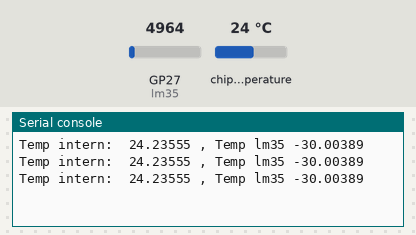
The program below on a simulated Raspberry Pi Pico running MicroPython. On the bench: the last lines printed to the serial console. The test bench sets the inputs (shaded band); at power-on: chip temperature 24 °C, GP27 (lm35) = 4964 (analog values on the 0–65535 scale).

Above: at 1.2 s.
1.3 s: chip temperature set to 1 °C
At 1.9 s:
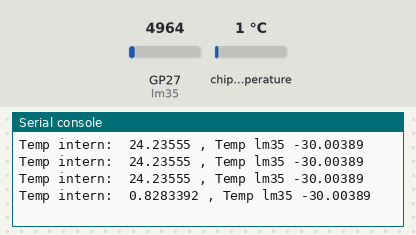
2.8 s: GP27 (lm35) set to 5956
At 3.4 s:
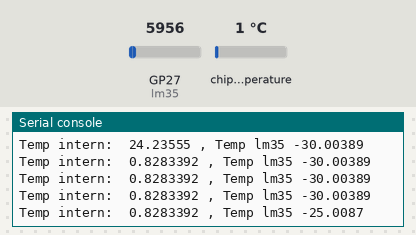
4.3 s: chip temperature set to 11 °C
At 4.9 s:
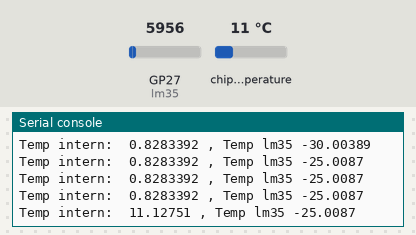
5.8 s: GP27 (lm35) set to 6949
At 6.4 s:
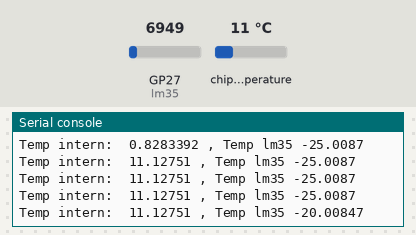
Timing chart, 0 to 8.3 s (numbered marks = the images above; inputs shaded):
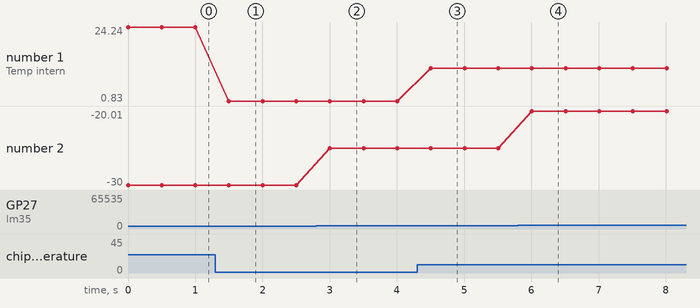

The program:

04_ejemplo_02_sensor_temperatura_LM35.py
```python
# primero mostar la hoja de especificaciones de LM35 y como es la configuracion de sus patitas
# el propósito de este codigo es comparar la lectura de LM35 con el sensor interno de temperatura


from machine import ADC
import utime

sensor = ADC(4) #es un adc interno unicamente para el sensor de temperatura
lm35 = ADC(1) #GP27 es el ADC1


while True:
    valor = sensor.read_u16() # sensor interno
    valor2 = lm35.read_u16() # sensor LM35
    voltaje = valor * 3.3 /65535 # poque es de 16 bits
    voltaje2 = valor2 * 3.3 / 65535 # poque es de 16 bits
    temp = 27-(voltaje-0.706)/0.001721


    # temp2 = 100*voltaje2 # usar con lm35
    temp2 = (voltaje2 - 0.55)*100 # usar con lm36gz

    print('Temp intern: ', temp, ', Temp lm35', temp2)
    utime.sleep_ms(500)
```

Measured:
- after the input at 1.3 s, the serial console: prints a new line after 0.20 s (image 1)
- after the input at 2.8 s, the serial console: prints a new line after 0.20 s (image 2)
- after the input at 4.3 s, the serial console: prints a new line after 0.21 s (image 3)
- after the input at 5.8 s, the serial console: prints a new line after 0.21 s (image 4)
- plotted number 1: 24.24 → 0.83 after the input at 1.3 s, 0.83 → 11.13 after the input at 4.3 s
- plotted number 2: -30 → -25.01 after the input at 2.8 s, -25.01 → -20.01 after the input at 5.8 s
